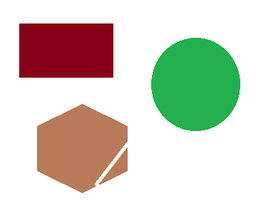
#> input picture shape.png, 256 x 208 px, shrunk from 359 x 292 before the run
$ python Detect_Objects.py
#> lines starting #> are read from the running program, lines starting #| are printed output that depends on the picture; after the words box and inside, x2 and y2 are one past the last pixel; in counts of white or black regions, pixels touching at a corner belong together
import cv2
import numpy as np
# import matplotlib.pyplot as plt
# import matplotlib
from tqdm import tqdm
import numpy
numpy.set_printoptions(threshold=numpy.nan)

img=cv2.imread("shape.png",0)
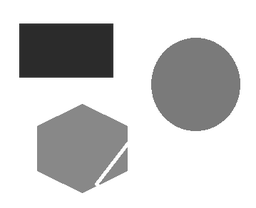
#> img: shape (208, 256); min 33, max 255, mean 205.1


rows=img.shape[0]
#> rows = 208
cols=img.shape[1]
#> cols = 256
print(rows,cols)
#| 208 256
img2=img.copy()


for row in range(rows):
    for col in range(cols):
        if img2[row][col]==255:
            img2[row][col]=0

        else:

            img2[row][col]=1
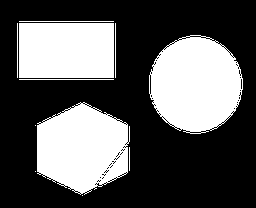
#> img2: shape (208, 256); values 0 (black) and 1 (white), 35.5% white; 11 white regions (3 under 20 px), largest, box (x1, y1, x2, y2) and area: (149, 35, 243, 134) 6998, (37, 102, 130, 195) 6333, (19, 23, 114, 78) 5225

# img_list=[
#         [0 ,     0   ,   0  ,    0   ,   0  ,    0   ,   0  ,    0   ,   0   ,   0],
#       [0 ,     1   ,   1  ,    1   ,   0  ,    0   ,   0  ,    0   ,   0   ,   0],
#       [0 ,     1   ,   1  ,    1   ,   0  ,    0   ,   0  ,    0   ,   0   ,   0],
#       [0 ,     1   ,   1  ,    1   ,   0  ,    0   ,   0  ,    0   ,   0   ,   0],
#       [0 ,     0   ,   0  ,    0   ,   0  ,    0   ,   0  ,    0   ,   0   ,   0],
#       [0 ,     0   ,   0  ,    0   ,   1  ,    0   ,   0  ,    1   ,   1   ,   0],
#       [0 ,     0   ,   0  ,    0   ,   1  ,    0   ,   0  ,    1   ,   1   ,   0],
#       [0 ,     0   ,   0  ,    0   ,   1  ,    1   ,   1  ,    1   ,   1   ,   0],
#       [0 ,     1   ,   1  ,    1   ,   1  ,    1   ,   1  ,    1   ,   1   ,   0],
#       [0 ,     1   ,   1  ,    1   ,   1  ,    1   ,   1  ,    1   ,   1   ,   0],
#       [0 ,     0   ,   0  ,    0   ,   0  ,    0   ,   0  ,    0   ,   0   ,   0]]
#
# img3=np.array(img_list)
#
# img2=img3.copy()
# #
# rows=img2.shape[0]
# cols=img2.shape[1]
# #
#
# # print(img2)
print("\n\nresult is \n\n\n")
def give_neighbors(i,j):
    positions=[]
    for o in range(-1,1):
        positions.append([i+o,j+o])


    return positions


label_count=0

matching=[]
curr_label=0

for row in tqdm(range(1,rows),desc="Parsing rows"):
    # print(row," row")
    for col in tqdm(range(1,cols),desc="Parsing cols"):
        # print(col," col")

        upp_arr=1
        down_arr=1

        neighbors_flag=0

        if row-1<0:
            upp_arr=0
            neighbors_flag=1
        if col-1<0:
            down_arr=0
            neighbors_flag=1

        if img2[row-upp_arr][col] ==0 and img2[row][col-down_arr]==0 and img2[row][col]==0:
            continue

        if img2[row-upp_arr][col] ==0 and img2[row][col-down_arr]==0 :
            # print("Both equal to 0",row,col,img2[row][col])
            label_count=curr_label+1
            curr_label=label_count

            if img2[row][col]!=curr_label and img2[row][col]!=0 :
                img2[row,col]=label_count

        # print("Both equal to 0",row,col,img2[row][col])

        upper_val=img2[row-upp_arr][col]
        left_val=img2[row][col-down_arr]

        neighbors=[upper_val,left_val]


        if left_val!=upper_val and (0 in neighbors):  ## 0, class pass it
            pass

        if left_val==upper_val and (0 not in neighbors):  ## Pixel having same class neighbor pixels
            pass

        if left_val!=upper_val and (0 not in neighbors):   ## Deals with Conflicting pixels , intersections
            # matching.append([left_val,upper_val])

            first_time=1


            # if len(matching)==0:
            #     matching.append([left_val,upper_val])
            #
            for clsters in matching:

                # print(clsters,"Beeofre")
                if left_val in clsters or upper_val in clsters:
                    clsters+=[left_val,upper_val]
                    # print(clsters,"After")
                    first_time=0
                    break

            if first_time==0:
                pass
            else:
                matching.append([left_val,upper_val])


        if img2[row][col]!=0 and (left_val!=0 or upper_val!=0):
            # print(left_val,upper_val)
            img2[row,col]=max(left_val,upper_val)
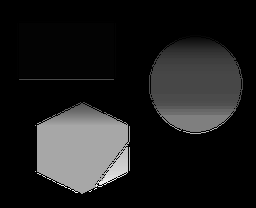
#> img2: shape (208, 256); min 0, max 255, mean 30.2
#> after the loop, clsters = [6, 5, 8, 6, 11, 8, 14, 11, 5, 3]; matching = 16 items

# print(img2)


# matching=list(set(matching))
# print(matching)
print(len(matching))
#| 16

final_cluster=[]

print("Matching is ",matching)
#> (printed output is left out)

for clster in tqdm(matching,desc='clustering'):

    clster_max=max(clster)

    final_cluster.append(clster_max)

    for row in tqdm(range(rows),desc='rows'):
        for col in tqdm(range(cols),desc='cols'):
            if img2[row][col] in clster:
                img2[row][col]=clster_max
#> this loop made 16 passes
#> (clster, clster_max) on passes 1, 4, 6, 7, 8, 9, 10, 11, 12, 13, 14, 15: ([6, 5, 8, 6, 11, 8, 14, 11, 5, 3], 14), ([81, 78, 84, 81], 84), ([91, 87], 91), ([97, 94, 100, 97, 104, 100, 107, 104], 107), ([115, 111, 120, 115], 120), ([124, 119, 128, 124], 128), ([137, 132, 141, 137, 145, 141, 149, 145], 149), ([157, 153], 157), ([184, 182, 185, 184], 185), ([186, 170, 187, 186, 188, 187], 188), ([245, 243], 245), ([250, 248], 250)
#> clster_max on passes 2, 3, 5: 183, 47, 255
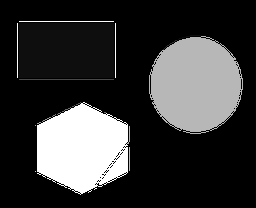
#> img2: shape (208, 256); min 0, max 255, mean 56.7
#> after the loop, final_cluster = [14, 183, 47, 84, 255, 91, 107, 120, 128, 149, 157, 185, 188, 245, 250, 254]


print(img2)
print(np.unique(img2))

print("Number of unique objects are ",len(np.unique(img2))-1)

cv2.imshow("Output image ",img2)
cv2.waitKey(0)
cv2.destroyAllWindows()
